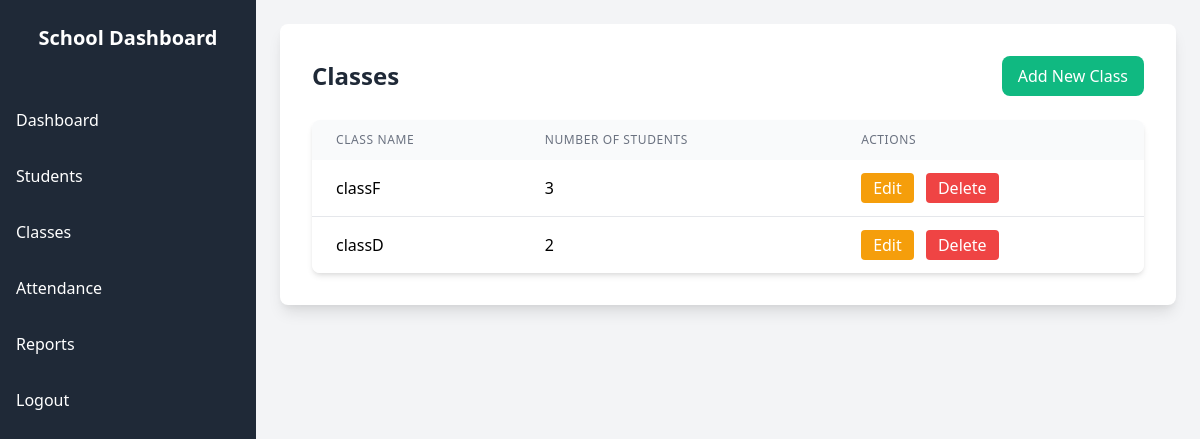
The page /api/classes/ on the database its author committed.
### attendance/models.py (models this page shows, shortened)
class ClassRoom(models.Model):
    name = models.CharField(max_length=30)
    created_at = models.DateTimeField(default=timezone.now)
    updated_at = models.DateTimeField(auto_now=True)
    def get_student_count(self):
        return self.student_set.count()

### attendance/views.py (the view)
# urls.py: path('classes/', list_classes, name='list_classes'),
def list_classes(request):
    classes = ClassRoom.objects.all()
    return render(request, 'class/classes.html', {'classes': classes})

### attendance/templates/class/classes.html (shortened to what this page needs)
{% load static %}
<!DOCTYPE html>
<html lang="en">
<head>
    <link href="https://cdn.jsdelivr.net/npm/tailwindcss@2.2.19/dist/tailwind.min.css" rel="stylesheet">
    <link rel="stylesheet" href="{% static 'css/dashboard.css' %}">
</head>
<body class="font-sans bg-gray-100">
    <div class="flex">
        <div class="w-64 bg-gray-800 text-white min-h-screen">
            <div class="p-6">
                <h2 class="text-xl font-semibold text-center">School Dashboard</h2>
            </div>
            <nav>
                <ul class="space-y-4 mt-6">
                    <li><a href="{% url 'dashboard' %}" class="block py-2 px-4 hover:bg-gray-700">Dashboard</a></li>
                    <li><a href="{% url 'list_students' %}" class="block py-2 px-4 hover:bg-gray-700">Students</a></li>
                    <li><a href="{% url 'list_classes' %}" class="block py-2 px-4 hover:bg-gray-700">Classes</a></li>
                    <li><a href="{% url 'attendance_list' %}" class="block py-2 px-4 hover:bg-gray-700">Attendance</a></li>
                    <li><a href="{% url 'attendance_report' %}" class="block py-2 px-4 hover:bg-gray-700">Reports</a></li>
                    <li><a href="{% url 'logout_user' %}" class="block py-2 px-4 hover:bg-gray-700">Logout</a></li>
                </ul>
            </nav>
        </div>
        <div class="flex-1 p-6">
            <div class="bg-white shadow-lg rounded-lg p-8">
                <div class="flex justify-between items-center mb-6">
                    <h2 class="text-2xl font-semibold text-gray-800">Classes</h2>
                    <a href="{% url 'create_class' %}" class="bg-green-500 text-white px-4 py-2 rounded-lg hover:bg-green-600">
                        Add New Class
                    </a>
                </div>
                <div class="overflow-x-auto rounded-lg shadow-md">
                    <table class="min-w-full bg-white table-auto">
                        <thead class="bg-gray-50">
                            <tr>
                                <th class="px-6 py-3 text-left text-xs font-medium text-gray-500 uppercase tracking-wider">
                                    Class Name
                                </th>
                                <th class="px-6 py-3 text-left text-xs font-medium text-gray-500 uppercase tracking-wider">
                                    Number of Students
                                </th>
                                <th class="px-6 py-3 text-left text-xs font-medium text-gray-500 uppercase tracking-wider">
                                    Actions
                                </th>
                            </tr>
                        </thead>
                        <tbody class="divide-y divide-gray-200">
                            {% for class in classes %}
                            <tr>
                                <td class="px-6 py-4 whitespace-nowrap">
                                    {{ class.name }}
                                </td>
                                <td class="px-6 py-4 whitespace-nowrap">
                                    {{ class.get_student_count }}
                                </td>
                                <td class="px-6 py-4 whitespace-nowrap">
                                    <a href="{% url 'update_class' class.id %}" class="bg-yellow-500 text-white px-3 py-1 rounded mr-2 hover:bg-yellow-600">Edit</a>
                                    <a href="{% url 'delete_class' class.id %}" class="bg-red-500 text-white px-3 py-1 rounded hover:bg-red-600">Delete</a>
                                </td>
                            </tr>
                            {% empty %}
                            <tr>
                                <td colspan="3" class="px-6 py-4 text-center text-gray-500">
                                    No classes found.
                                </td>
                            </tr>
                            {% endfor %}
                        </tbody>
                    </table>
                </div>
            </div>
        </div>
    </div>
</body>
</html>

### attendance/static/styles/dashboard.css (style rules this page uses)
body { background-color: #f7fafc; font-family: 'Inter', sans-serif; }

### rows shown on the page
ClassRoom: name "classF", get_student_count "3"
ClassRoom: name "classD", get_student_count "2"
